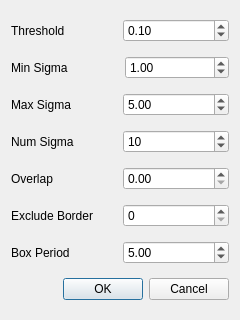
<?xml version="1.0" encoding="UTF-8"?>
<ui version="4.0">
 <class>Dialog</class>
 <widget class="QDialog" name="Dialog">
  <property name="geometry">
   <rect>
    <x>0</x>
    <y>0</y>
    <width>240</width>
    <height>320</height>
   </rect>
  </property>
  <property name="windowTitle">
   <string>Dialog</string>
  </property>
  <layout class="QVBoxLayout" name="verticalLayout">
   <item>
    <layout class="QHBoxLayout" name="horizontalLayout_5">
     <item>
      <widget class="QLabel" name="label_4">
       <property name="statusTip">
        <string>Reduce this to detect blobs with lower intensities.</string>
       </property>
       <property name="text">
        <string>Threshold</string>
       </property>
      </widget>
     </item>
     <item>
      <widget class="QDoubleSpinBox" name="spinBox_threshold">
       <property name="statusTip">
        <string>Reduce this to detect blobs with lower intensities.</string>
       </property>
       <property name="maximum">
        <double>1.000000000000000</double>
       </property>
       <property name="singleStep">
        <double>0.010000000000000</double>
       </property>
       <property name="value">
        <double>0.100000000000000</double>
       </property>
      </widget>
     </item>
    </layout>
   </item>
   <item>
    <layout class="QHBoxLayout" name="horizontalLayout" stretch="0,0">
     <property name="spacing">
      <number>10</number>
     </property>
     <property name="sizeConstraint">
      <enum>QLayout::SetFixedSize</enum>
     </property>
     <item>
      <widget class="QLabel" name="label">
       <property name="statusTip">
        <string>the minimum standard deviation for Gaussian kernel. Keep this low to detect smaller blobs.</string>
       </property>
       <property name="whatsThis">
        <string/>
       </property>
       <property name="text">
        <string>Min Sigma</string>
       </property>
      </widget>
     </item>
     <item>
      <widget class="QDoubleSpinBox" name="spinBox_min_sigma">
       <property name="statusTip">
        <string>the minimum standard deviation for Gaussian kernel. Keep this low to detect smaller blobs.</string>
       </property>
       <property name="whatsThis">
        <string/>
       </property>
       <property name="prefix">
        <string/>
       </property>
       <property name="maximum">
        <double>500.000000000000000</double>
       </property>
       <property name="singleStep">
        <double>0.500000000000000</double>
       </property>
       <property name="value">
        <double>1.000000000000000</double>
       </property>
      </widget>
     </item>
    </layout>
   </item>
   <item>
    <layout class="QHBoxLayout" name="horizontalLayout_3">
     <item>
      <widget class="QLabel" name="label_2">
       <property name="statusTip">
        <string>The maximum standard deviation for Gaussian kernel. Keep this high to detect larger blobs. </string>
       </property>
       <property name="text">
        <string>Max Sigma</string>
       </property>
      </widget>
     </item>
     <item>
      <widget class="QDoubleSpinBox" name="spinBox_max_sigma">
       <property name="statusTip">
        <string>The maximum standard deviation for Gaussian kernel. Keep this high to detect larger blobs. </string>
       </property>
       <property name="minimum">
        <double>0.100000000000000</double>
       </property>
       <property name="maximum">
        <double>1000.000000000000000</double>
       </property>
       <property name="singleStep">
        <double>0.500000000000000</double>
       </property>
       <property name="value">
        <double>5.000000000000000</double>
       </property>
      </widget>
     </item>
    </layout>
   </item>
   <item>
    <layout class="QHBoxLayout" name="horizontalLayout_4">
     <item>
      <widget class="QLabel" name="label_3">
       <property name="statusTip">
        <string>The number of intermediate values of standard deviations to consider</string>
       </property>
       <property name="text">
        <string>Num Sigma</string>
       </property>
      </widget>
     </item>
     <item>
      <widget class="QSpinBox" name="spinBox_num_sigma">
       <property name="statusTip">
        <string>The number of intermediate values of standard deviations to consider</string>
       </property>
       <property name="value">
        <number>10</number>
       </property>
      </widget>
     </item>
    </layout>
   </item>
   <item>
    <layout class="QHBoxLayout" name="horizontalLayout_6">
     <item>
      <widget class="QLabel" name="label_5">
       <property name="statusTip">
        <string>If the area of two blobs overlaps by a fraction greater than this, the smaller blob is eliminated.</string>
       </property>
       <property name="text">
        <string>Overlap</string>
       </property>
      </widget>
     </item>
     <item>
      <widget class="QDoubleSpinBox" name="spinBox_overlap">
       <property name="statusTip">
        <string>If the area of two blobs overlaps by a fraction greater than this, the smaller blob is eliminated.</string>
       </property>
       <property name="maximum">
        <double>1.000000000000000</double>
       </property>
       <property name="singleStep">
        <double>0.100000000000000</double>
       </property>
      </widget>
     </item>
    </layout>
   </item>
   <item>
    <layout class="QHBoxLayout" name="horizontalLayout_8">
     <item>
      <widget class="QLabel" name="label_7">
       <property name="statusTip">
        <string>Number of pixels to exclude from the border</string>
       </property>
       <property name="text">
        <string>Exclude Border</string>
       </property>
      </widget>
     </item>
     <item>
      <widget class="QSpinBox" name="spinBox_exclude_border">
       <property name="statusTip">
        <string>Number of pixels to exclude from the border</string>
       </property>
       <property name="maximum">
        <number>1000</number>
       </property>
      </widget>
     </item>
    </layout>
   </item>
   <item>
    <layout class="QHBoxLayout" name="horizontalLayout_11">
     <item>
      <widget class="QLabel" name="label_6">
       <property name="text">
        <string>Box Period</string>
       </property>
      </widget>
     </item>
     <item>
      <widget class="QDoubleSpinBox" name="spinBox_box_size">
       <property name="minimum">
        <double>1.000000000000000</double>
       </property>
       <property name="maximum">
        <double>1000.000000000000000</double>
       </property>
       <property name="value">
        <double>5.000000000000000</double>
       </property>
      </widget>
     </item>
    </layout>
   </item>
   <item>
    <widget class="QDialogButtonBox" name="buttonBox">
     <property name="orientation">
      <enum>Qt::Horizontal</enum>
     </property>
     <property name="standardButtons">
      <set>QDialogButtonBox::Cancel|QDialogButtonBox::Ok</set>
     </property>
    </widget>
   </item>
  </layout>
 </widget>
 <resources/>
 <connections>
  <connection>
   <sender>buttonBox</sender>
   <signal>accepted()</signal>
   <receiver>Dialog</receiver>
   <slot>accept()</slot>
   <hints>
    <hint type="sourcelabel">
     <x>248</x>
     <y>254</y>
    </hint>
    <hint type="destinationlabel">
     <x>157</x>
     <y>274</y>
    </hint>
   </hints>
  </connection>
  <connection>
   <sender>buttonBox</sender>
   <signal>rejected()</signal>
   <receiver>Dialog</receiver>
   <slot>reject()</slot>
   <hints>
    <hint type="sourcelabel">
     <x>316</x>
     <y>260</y>
    </hint>
    <hint type="destinationlabel">
     <x>286</x>
     <y>274</y>
    </hint>
   </hints>
  </connection>
 </connections>
</ui>
